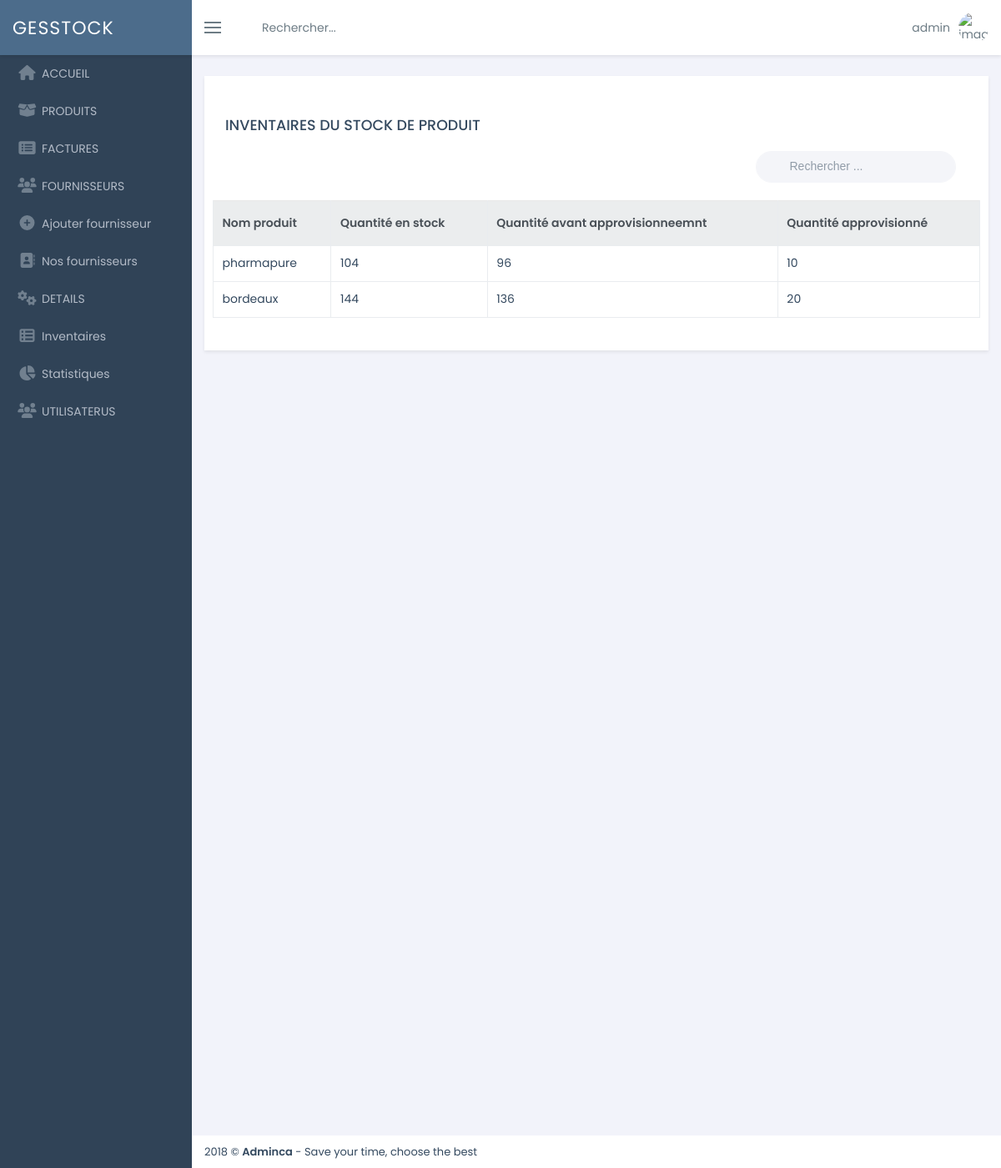
/shop/stock/inventaire/ (signed in), run on the app's committed database.
### shop/models.py (models this page shows, shortened)
class Entre(models.Model):
    qtE          = models.IntegerField(default=None)
    qtAvant      = models.IntegerField(default=None)
    dateE        = models.DateField(auto_now=True)
    prodE        = models.ForeignKey(Produit, on_delete=models.CASCADE)
    etatE        = models.BooleanField(null=True)

class Produit(models.Model):
    libelleProd  = models.CharField(max_length=100)
    quantite     = models.IntegerField(default=None)
    prixAchat    = models.FloatField(default=None)
    prixVente    = models.FloatField(default=None)
    stock        = models.IntegerField(default=None)
    description  = models.CharField(max_length=150)
    cateProd     = models.ForeignKey(Categorie, on_delete=models.CASCADE)
    fournisseur  = models.ForeignKey(Fournisseur, on_delete=models.CASCADE)
    etatP        = models.BooleanField(null=True)

### shop/views.py (the view)
# urls.py: path('stock/inventaire/', views.inventaire, name='stock'),
@login_required
def inventaire(request):
    entre = Entre.objects.all()
    return render(request, 'shop/inventaire.html', locals())

### shop/templates/shop/inventaire.html (shortened to what this page needs)
{% extends 'base.html' %}
{% block content %}
    <div class="page-content fade-in-up">
        <h5 class="font-strong mb-4">INVENTAIRES DU STOCK DE PRODUIT</h5>
        <div class="flexbox mb-4">
            <div class="input-group-icon input-group-icon-left mr-3">
                <span class="input-icon input-icon-right font-16"><i class="ti-search"></i></span>
                <input class="form-control form-control-rounded form-control-solid" id="key-search" type="text" placeholder="Rechercher ...">
            </div>
        </div>
        <div class="table-responsive row">
            <table class="table table-bordered table-hover" id="datatable">
                <thead class="thead-default thead-lg">
                <tr>
                    <th>Nom produit</th>
                    <th>Quantité en stock</th>
                    <th>Quantité avant approvisionneemnt</th>
                    <th>Quantité approvisionné</th>
                </tr>
                </thead>
                <tbody>
                {% for pro in entre %}
                    {% if pro.etatE == null %}
                    <tr>
                        <td>{{ pro.prodE.libelleProd}}</td>
                        <td>{{ pro.prodE.quantite}}</td>
                        <td>{{ pro.qtAvant }}</td>
                        <td>{{ pro.qtE }}</td>
                    </tr>
                    {% endif %}
                {% endfor %}
                </tbody>
            </table>
        </div>
    </div>
{% endblock %}

### templates/base.html (shortened to what this page needs)
{% load static %}
<!DOCTYPE html>
<html lang="en">
<head>
    <link href="{% static 'assets/vendors/bootstrap/dist/css/bootstrap.min.css' %}" rel="stylesheet" />
    <link href="{% static 'assets/vendors/font-awesome/css/font-awesome.min.css' %}" rel="stylesheet" />
    <link href="{% static 'assets/vendors/line-awesome/css/line-awesome.min.css' %}" rel="stylesheet" />
    <link href="{% static 'assets/vendors/themify-icons/css/themify-icons.css' %}" rel="stylesheet" />
    <link href="{% static 'assets/vendors/animate.css/animate.min.css' %}" rel="stylesheet" />
    <link href="{% static 'assets/vendors/toastr/toastr.min.css' %}" rel="stylesheet" />
    <link href="{% static 'assets/vendors/bootstrap-select/dist/css/bootstrap-select.min.css' %}" rel="stylesheet" />
    <link href="{% static 'assets/vendors/jvectormap/jquery-jvectormap-2.0.3.css' %}" rel="stylesheet" />
    <link href="{% static 'assets/css/main.min.css' %}" rel="stylesheet" />
    <link href="{% static 'assets/fontawesome/css/fontawesome.css' %}" rel="stylesheet" />
    <link href="{% static 'assets/fontawesome/css/svg-with-js.min.css' %}" rel="stylesheet" />
    <link href="{% static 'assets/fontawesome/css/solid.min.css' %}" rel="stylesheet" />
    <link href="{% static 'assets/vendors/dataTables/datatables.min.css' %}" rel="stylesheet" />
    <link href="{% static 'assets/css/main.min.css' %}" rel="stylesheet" />
    <link href="{% static 'assets/invoice/invoice.css' %}" rel="stylesheet" />
    <link href="{% static 'assets/invoice/gritter.css' %}" rel="stylesheet" />
</head>
<body class="fixed-navbar">
<div class="page-wrapper">
    <header class="header">
        <div class="page-brand">
            <a href="index-2.html">
                <span class="brand">GesSTOCK</span>
            </a>
        </div>
        <div class="flexbox flex-1">
            <ul class="nav navbar-toolbar">
                <li>
                    <a class="nav-link sidebar-toggler js-sidebar-toggler" href="javascript:;">
                        <span class="icon-bar"></span>
                        <span class="icon-bar"></span>
                        <span class="icon-bar"></span>
                    </a>
                </li>
                <li>
                    <a class="nav-link search-toggler js-search-toggler"><i class="ti-search"></i>
                        <span>Rechercher...</span>
                    </a>
                </li>
            </ul>
            <ul class="nav navbar-toolbar">
                <li class="dropdown dropdown-user">
                    <a class="nav-link dropdown-toggle link" data-toggle="dropdown">
                        <span>{{ user.username }}</span>
                        <img src="{% static 'assets/img/users/user.png' %}" alt="image" />
                    </a>
                </li>
            </ul>
        </div>
    </header>
    <nav class="page-sidebar" id="sidebar">
        <div id="sidebar-collapse">
            <ul class="side-menu metismenu">
                <li>
                    <a href="{% url 'index' %}"><i class="sidebar-item-icon fa fa-home"></i>
                        <span class="nav-label">ACCUEIL</span>
                    </a>
                </li>
                <li>
                    <a href="{% url 'addCategorie' %}"><i class="sidebar-item-icon fa fa-box-open"></i>
                        <span class="nav-label">PRODUITS</span>
                    </a>
                </li>
                <li>
                    <a href="{% url 'facliste' %}"><i class="sidebar-item-icon fa fa-list-alt"></i>
                        <span class="nav-label">FACTURES</span>
                    </a>
                </li>
                <li>
                    <a href=""><i class="sidebar-item-icon fa fa-users"></i>
                        <span class="nav-label">FOURNISSEURS</span>
                    </a>
                    <ul class="">
                        <li>
                            <a href="{% url 'addfournisseur' %}"><i class="sidebar-item-icon fa fa-plus-circle"></i>
                                <span class="nav-label">Ajouter fournisseur</span>
                            </a>
                        </li>
                        <li>
                            <a href="{% url 'listFournisseur' %}"><i class="sidebar-item-icon fa fa-address-book"></i>
                                <span class="nav-label">Nos fournisseurs</span>
                            </a>
                        </li>
                    </ul>
                </li>
                <li>
                    <a href=""><i class="sidebar-item-icon fa fa-cogs"></i>
                        <span class="nav-label">DETAILS</span>
                    </a>
                    <ul class="">
                        <li>
                            <a href="{% url 'stock' %}"><i class="sidebar-item-icon fa fa-th-list"></i>
                                <span class="nav-label">Inventaires</span>
                            </a>
                        </li>
                        <li>
                            <a href="{% url 'states' %}"><i class="sidebar-item-icon fa fa-chart-pie"></i>
                                <span class="nav-label">Statistiques</span>
                            </a>
                        </li>
                    </ul>
                </li>
                <li>
                    <a href="{% url 'adduser' %}"><i class="sidebar-item-icon fa fa-users"></i>
                        <span class="nav-label">UTILISATERUS</span>
                    </a>
                </li>
            </ul>
        </div>
    </nav>
    <div class="content-wrapper">
        <div class="page-content fade-in-up">
            <div class="ibox">
                <div class="ibox-body">
                    {% block content %}
                    {% endblock %}
                </div>
            </div>
        </div>
        <footer class="page-footer">
            <div class="font-13">2018 © <b>Adminca</b> - Save your time, choose the best</div>
        </footer>
    </div>
</div>
</body>
</html>

### data on the page
Entre: prodE.libelleProd "pharmapure", prodE.quantite "104", qtAvant "96", qtE "10"
Entre: prodE.libelleProd "bordeaux", prodE.quantite "144", qtAvant "136", qtE "20"

### other printed values
{{ user.username }} "admin"
